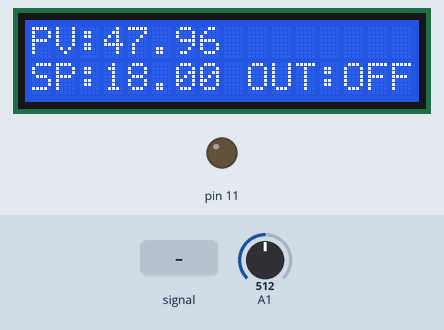
Bench run of a sketch on a simulated Arduino Uno, built with avr-gcc and run on an emulated ATmega328P. Parts: 16×2 character LCD, output pins drawn as LEDs (lit = HIGH). Inputs (shaded band) come from the test bench; at power-on: A1 = 512. What the sketch prints to the serial monitor is not drawn.

Above: at 1.8 s.
1.9 s: A1 fed a 2 Hz sine of ±306 counts around its level
At 3.0 s:
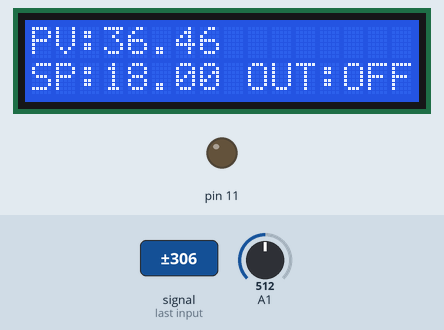
4.9 s: A1 set to 306
At 6.6 s:
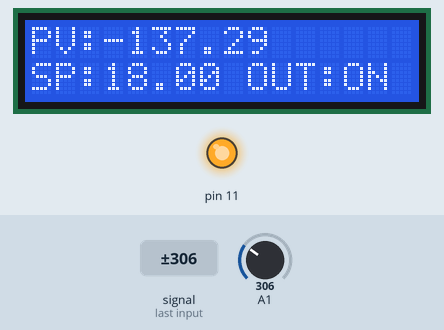
7.9 s: A1 fed a 200 Hz sine of ±81 counts around its level
At 9.1 s:
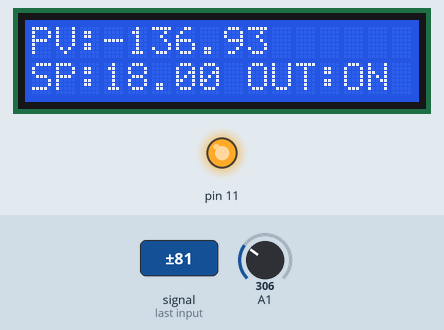
10.9 s: A1 set to 122
At 11.5 s:
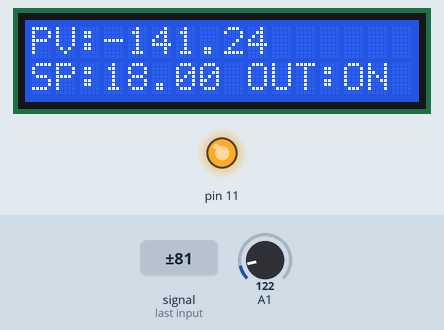
13.6 s: A1 set to 0
At 16.4 s:
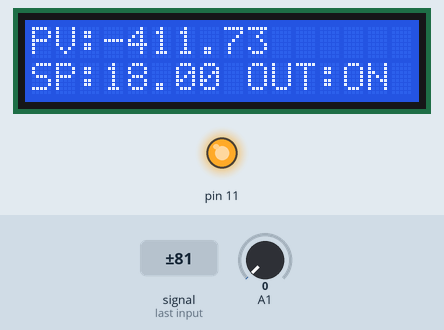
Timing chart, 0 to 17.6 s (numbered marks = the images above; inputs shaded):
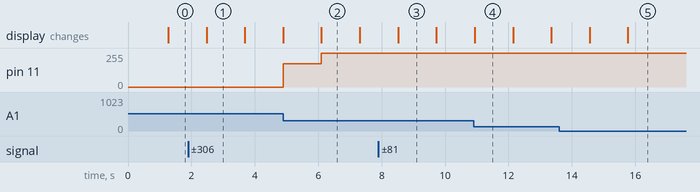

The sketch:

sketch_feb16a.ino
```cpp
//Control beta lazo de temperatura con rtd pt100
//Autor: Sergio Pablo Peñalve
//catriel - Rio Negro

#include <LiquidCrystal.h>
#include <PID_v1.h>

LiquidCrystal lcd(7, 6, 5, 4, 3, 2);
double Setpoint, Input, Output;
PID myPID(&Input, &Output, &Setpoint,5,0.2,0.5, DIRECT);

//metodo de calibracion
// 1° usar hielo sobre la RTD PT100 con un termometro patron,pirometro o medidor con termocupla
//medir la temperatura y obtener el valor digital
//ej 7°C equivalen ---> 389 de la conversion ADC
//2° usar agua hervida y un termometro calentar la RTD PT100 y obtener el otro punto
//por ej 40°C ---> 525 ADC
//La RTD PT100 varia la resistencia de manera lineal a la temperatura por lo que tomando dos puntos en baja temp y alta temp
//podemos generar una funcion lineal con estos puntos y transformar el valor ADC en grados C°
//otra forma es calculando la resistencia el voltaje y por regla de tres con respecto al valor ADC obtener la T°

float y1= 9.35; //9.35°C puntos de calibracion
float x1=469; //adc
float y2=30; //40 °C
float x2=492; //adc
int i;
int t1;
float acum;
float m;
float c;
float temp,te;

void setup()
{
lcd.begin(16, 2);
//analogReference(INTERNAL1V1); //arduino mega 2560
analogReference(INTERNAL); //arduino uno
Serial.begin(115200);
//Input=temp;
myPID.SetMode(AUTOMATIC);
}

void loop()
{
lcd.setCursor(0, 0);
//muestreo de señal analogica
for (i=0;i<10000;i++)
{
t1 = analogRead(1);
acum=acum+(float)t1;
}
acum=acum/10000;

//calculo de temperatura por funcion lineal
// y=m * b + c
// donde m es la pendiente
// y - b son los puntos
//c es la constante

m=pendiente(y1,x1,y2,x2);
c=constante(m,y1,x1);
temp=obt_temp(m,c,acum);
lcd.print("PV:");
lcd.print(temp);
Setpoint=obt_adc(m,c,18);
Input = acum;
myPID.Compute();
lcd.setCursor(0, 1);
lcd.print("SP:");
lcd.print(obt_temp(m,c,Setpoint));

//este es para debug se puede sacar

Serial.print("rtd e :");
Serial.println(t1);
Serial.print("setpoint");
Serial.println(Setpoint);
Serial.print("ADC ");
Serial.println(t1);
if (Output>0)
{
lcd.print(" OUT:ON ");
}
else
{
lcd.print(" OUT:OFF");
}
analogWrite(11,Output);
}

//funcion pendiente con respecto a dos puntos se acuerdan de las matematicas
// y te preguntabas para que fuck servia esto jejeje

float pendiente(float y1,float x1,float y2, float x2)
{
m=0;
float m=(y2-y1)/(x2-x1);
return m;
}
//la constante la obtengo despejando
float constante(float m,float y1,float x1)
{
c=0;
float c=y1-(m*x1);
return c;
}

//esta es la funcion lineal

float obt_temp(float m,float c,float x1)
{
float y1=(m*x1)+c;
return y1;
}

//esta es una funcion inversa le damos la temp y nos devuelve el ADC para el PID

float obt_adc(float m,float c,float y1)
{
float x1=(y1 - c)/m;
return x1;

}
```

Measured:
- after the input at 1.9 s, pin 11: 0/255 → 174/255 after 3.0 s; the display: changes after 0.58 s (image 1)
- after the input at 4.9 s, pin 11: 174/255 → 255/255 after 1.2 s
- after the input at 7.9 s, the display: changes after 0.62 s (image 3)
- after the input at 13.6 s, the display: first changes after 0.96 s (image 5 shows a later state)
- what the display in image 1 shows lasts 1.2 s, from 2.5 s to 3.7 s
